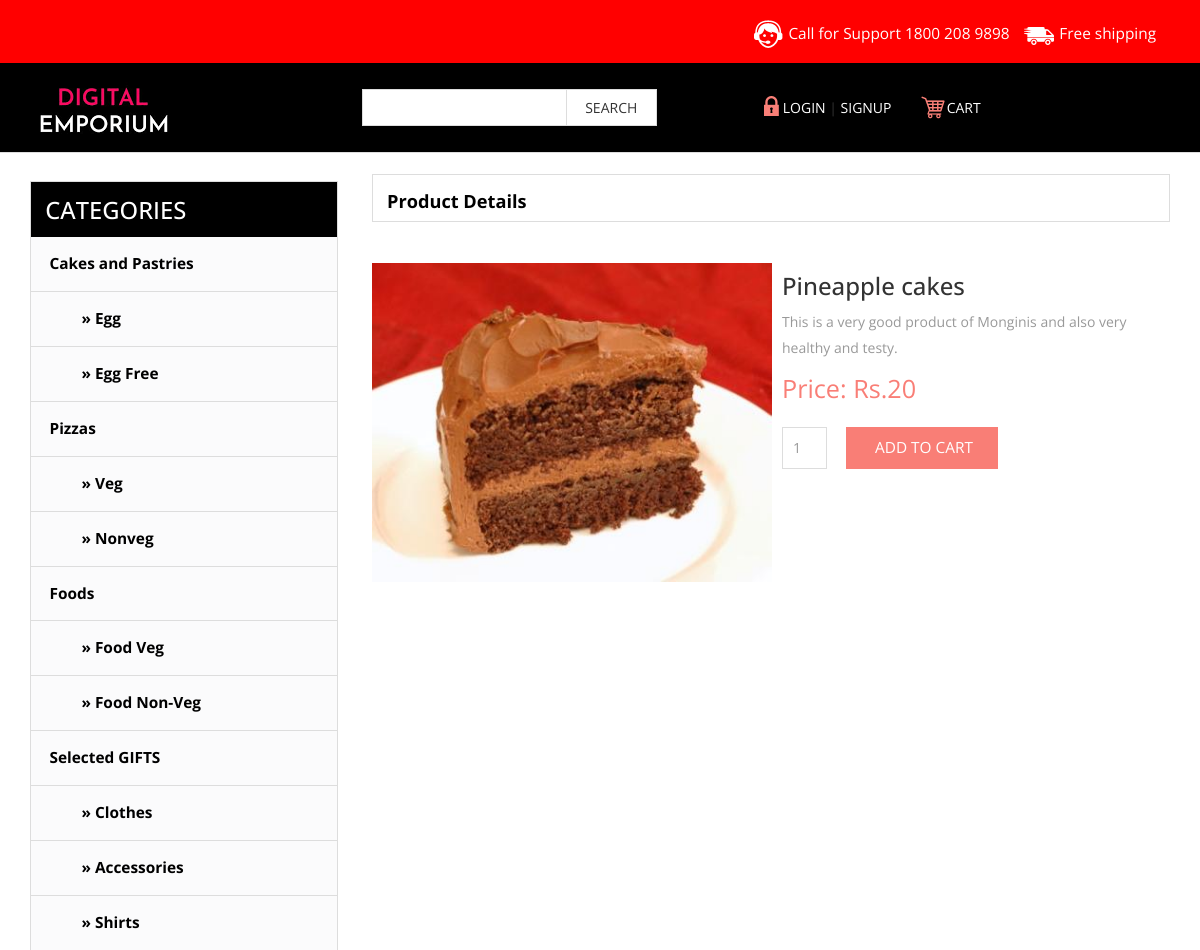
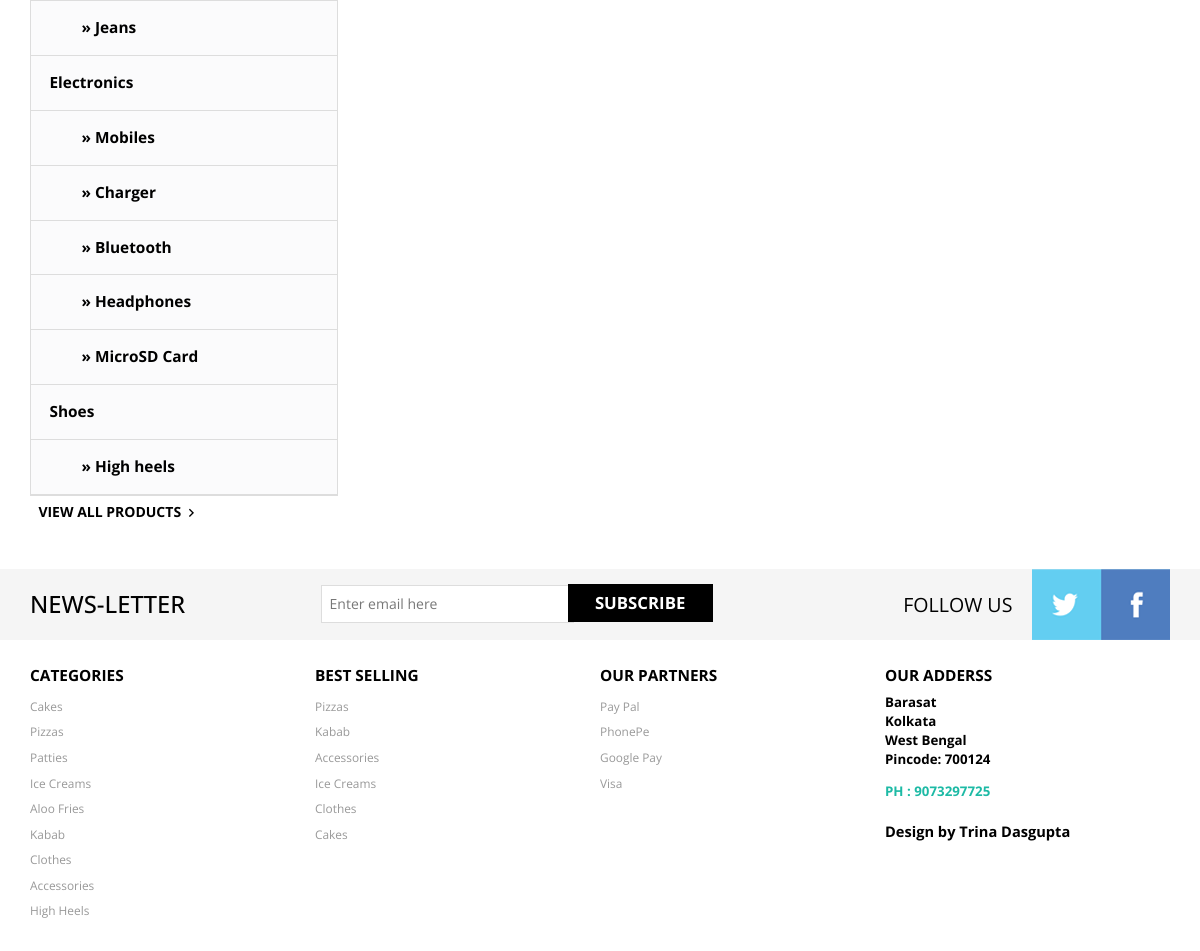
The app's page /details.php?id=2 with its own data (2 pictures, top to bottom).
### tables this page shows
CREATE TABLE `products` (
  `id` int(11) NOT NULL,
  `name` varchar(100) NOT NULL DEFAULT '',
  `details` text NOT NULL,
  `image` varchar(100) NOT NULL DEFAULT '',
  `price` int(4) NOT NULL DEFAULT '0',
  `cid` int(6) NOT NULL DEFAULT '0'
);

CREATE TABLE `category` (
  `cid` int(6) NOT NULL,
  `cname` varchar(100) NOT NULL DEFAULT '',
  `parent_id` int(6) NOT NULL DEFAULT '0'
);

### www/details.php (the view, shortened to what this page needs)
<?php
include "lib/config.php";
include "lib/header.php";
$sql = "SELECT * FROM `products` WHERE `id` = '$_GET[id]'";
$res = $db->query($sql);
$row = $res->fetch_array();
?>
   <div class="products">
	   		     	<h5 class="latest-product">Product Details</h5>
   </div>
			<table>
			<tr>
				<td>
					<br> <img src="<?php print $row['image'];?>" WIDTH = 400 />
				</td>
				<td STYLE = "padding: 10px; vertical-align: top;">
				     	<h3 class="m_3"><?php print $row['name'];?></h3>
				     	<p class="m_text"><?php print $row['details'];?></p>
					 <div class="left-n ">Price: Rs.<?php print $row['price'];?> </div>
					<div class="clearfix"> </div>
					<div class="contact-form">
						<form method="post" action="add.php">
						<table>
						<tr>
							<td><input type="text" name="quantity"  VALUE = "1" SIZE = 4></td>
							<td><input type="submit"  VALUE = " Add to Cart" ></td>
						</tr>
						</table>
					</form>
					 </div>
				</td>
			</tr>
			</table>
<?php
include "lib/footer.php";
?>

### www/lib/header.php (shortened to what this page needs)
<!DOCTYPE html>
<html>
<head>
<link href="css/bootstrap.css" rel="stylesheet" type="text/css" media="all" />
<link href="css/style.css" rel="stylesheet" type="text/css" media="all" />
</head>
<body <?php
if ( $send_to_paypal == true ) print ' ONLOAD = "document.payform.submit()" ';?>   >
	<div class="header">
		<div class="top-header">
			<div class="container">
				<div class="top-header-right">
				 <ul class="support">
						<li><a href="#"><label> </label></a></li>
						<li><a href="#">Call for Support<span class="live"> 1800 208 9898</span></a></li>
					</ul>
					<ul class="support">
						<li class="van"><a href="#"><label> </label></a></li>
						<li><a href="#">Free shipping </a></li>
					</ul>
					<div class="clearfix"> </div>
				</div>
				<div class="clearfix"> </div>
			</div>
		</div>
		<div class="bottom-header">
			<div class="container">
				<div class="header-bottom-left">
					<div class="logo">
						<a href="index.php"><img src="images/logo2.png"  alt=" " /></a>
					</div>
					<div class="search">
					<FORM ACTION = search.php METHOD = GET>
						<input name = "q" type="text" value="" onfocus="this.value = '';" onblur="if (this.value == '') {this.value = '';}" >
						<input type="submit"  value="SEARCH">
					</FORM>
					</div>
					<div class="clearfix"> </div>
				</div>
				<div class="header-bottom-right">
							<ul class="login">
								<li>
								<?php
								if($_SESSION['cust_name'])
									print '<a href="logout.php"><span> </span>LOGOUT</a></li>';
								else
									print '<a href="login.php"><span> </span>LOGIN</a></li>';
								?>
								 |
								<li ><a href="registration.php">SIGNUP</a></li>
							</ul>
						<div class="cart"><a href="viewcart.php"><span> </span>CART</a></div>
					<div class="clearfix"> </div>
				</div>
			</div>
		</div>
	</div>
	<div class="container">
			<div class="shoes-grid">

### www/lib/footer.php (shortened to what this page needs)
	   		   </div>
			   <div class="sub-cate">
				<div class=" top-nav rsidebar span_1_of_left">
					<h3 class="cate">CATEGORIES</h3>
		 <ul class="menu">
			<ul class="kid-menu ">
			<?php
			$sql = "SELECT * FROM `category` WHERE `parent_id` = '0' ";
			$res = $db->query($sql);
			while($row = $res->fetch_array())
			{
				print "<li><a href=\"products.php?cid=$row[cid]\">$row[cname]</a></li>";
				$sql2 = "SELECT * FROM `category` WHERE `parent_id` = '$row[cid]' ";
				$res2 = $db->query($sql2);
				while($row2 = $res2->fetch_array())
				{
					print "<li><a href=\"products.php?cid=$row2[cid]\"> &nbsp; &nbsp;  &nbsp; &nbsp; &raquo; $row2[cname]</a></li>";
				}
			}
			?>
			</ul>
	</ul>
					</div>
	   		     	 <a class="view-all all-product" href="index.php">VIEW ALL PRODUCTS<span> </span></a>
			</div>
	   		    <div class="clearfix"> </div>
		</div>
	<div class="footer">
		<div class="footer-top">
			<div class="container">
				<div class="latter">
					<h6>NEWS-LETTER</h6>
					<div class="sub-left-right">
						<form>
							<input type="text" value="Enter email here"onfocus="this.value = '';" onblur="if (this.value == '') {this.value = 'Enter email here';}" />
							<input type="submit" value="SUBSCRIBE" />
						</form>
					</div>
				</div>
				<div class="latter-right">
					<p>FOLLOW US</p>
					<ul class="face-in-to">
						<li><a href="#"><span> </span></a></li>
						<li><a href="#"><span class="facebook-in"> </span></a></li>
					</ul>
					<div class="clearfix"> </div>
				</div>
			</div>
		</div>
		<div class="footer-bottom">
			<div class="container">
				<div class="footer-bottom-cate">
					<h6>CATEGORIES</h6>
					<ul>
					<li><a href="#">Cakes</a></li>
                    <li><a href="#">Pizzas</a></li>
                    <li><a href="#"> Patties</a></li>
                    <li ><a href="#">Ice Creams</a></li>
                    <li ><a href="#">Aloo Fries</a></li>
                    <li><a href="#">Kabab</a></li>
                    <li><a href="#">Clothes</a></li>
                    <li ><a href="#">Accessories</a></li>
                    <li ><a href="#">High Heels</a></li>
					</ul>
				</div>
				<div class="footer-bottom-cate bottom-grid-cat">
					<h6>BEST SELLING</h6>
					<ul>
						<li><a href="#">Pizzas</a></li>
						<li><a href="#">Kabab</a></li>
						<li><a href="#">Accessories</a></li>
						<li ><a href="#">Ice Creams</a></li>
						<li ><a href="#">Clothes</a></li>
						<li><a href="#">Cakes</a></li>
					</ul>
				</div>
				<div class="footer-bottom-cate">
					<h6>OUR PARTNERS</h6>
					<ul>
						<li><a href="#">Pay Pal</a></li>
						<li><a href="#">PhonePe</a></li>
                        <li><a href="#">Google Pay</a></li>
                        <li><a href="#">Visa</a></li>
					</ul>
				</div>
				<div class="footer-bottom-cate cate-bottom">
					<h6>OUR ADDERSS</h6>
					<ul>
						<li>Barasat</li>
						<li>Kolkata</li>
						<li> West Bengal</li>
						<li >Pincode: 700124</li>
						<li class="phone">PH : 9073297725</li>
						<li class="temp"> <p class="footer-class">Design by Trina Dasgupta </p></li>
					</ul>
				</div>
				<div class="clearfix"> </div>
			</div>
		</div>
	</div>
</body>
</html>

### records on screen
products: image (picture), name "Pineapple cakes", details "This is a very good product of Monginis and also very healthy and testy.", price "20"
category: cname "Cakes and Pastries"
category: cname "Egg"
category: cname "Egg Free"
category: cname "Pizzas"
category: cname "Veg"
category: cname "Nonveg"
category: cname "Foods"
category: cname "Food Veg"
category: cname "Food Non-Veg"
category: cname "Selected GIFTS"
category: cname "Clothes"
category: cname "Accessories"
category: cname "Shirts"
category: cname "Jeans"
category: cname "Electronics"
category: cname "Mobiles"
category: cname "Charger"
category: cname "Bluetooth"
category: cname "Headphones"
category: cname "MicroSD Card"
category: cname "Shoes"
category: cname "High heels"
